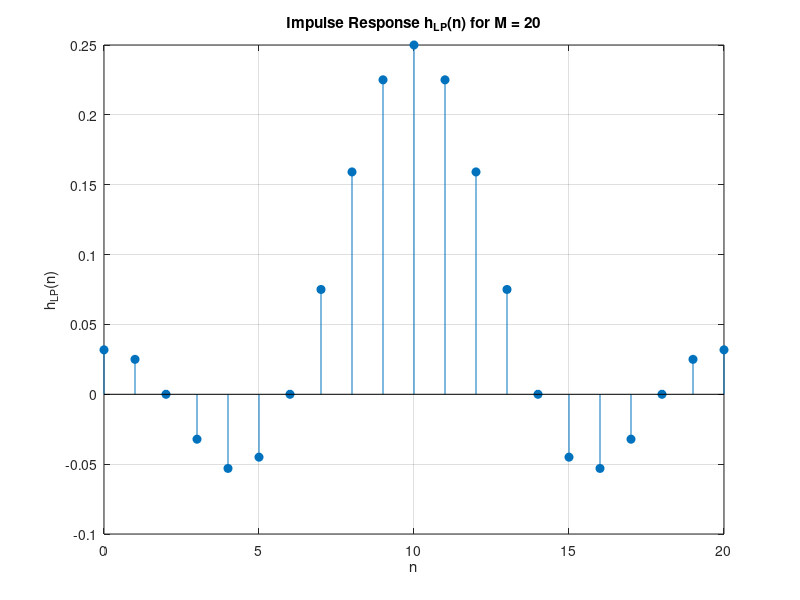
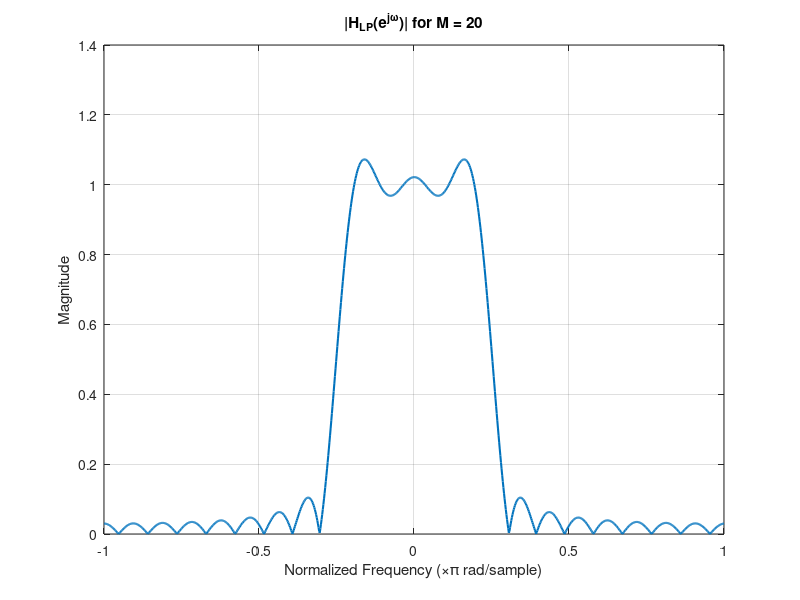
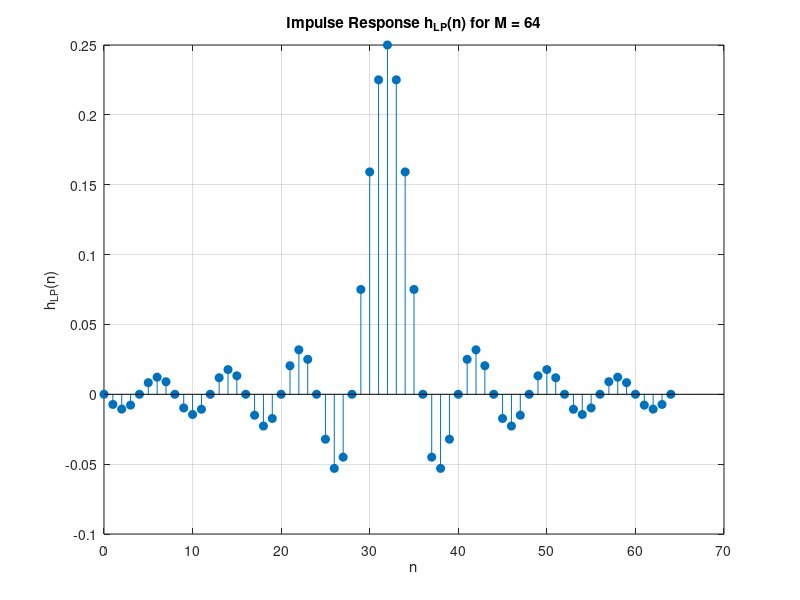
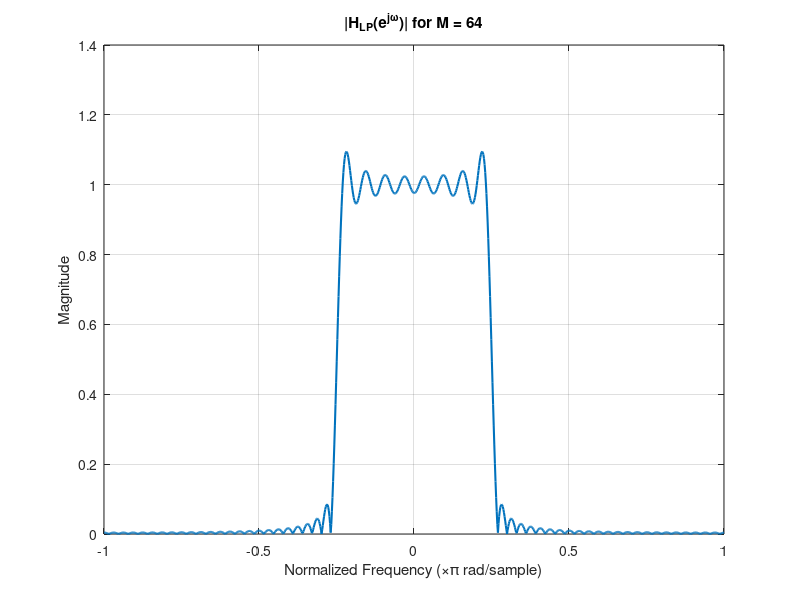

The MATLAB source for these figures, in order:
% ---------------------------------------------------------
% Exercise 12 - FIR Low Pass Filter using MATLAB
% ---------------------------------------------------------

clear; clc;

% ---- Parameters ----
fc      = 0.25;           
M_values = [20 64];       
Nfft    = 1024;           
outdir  = 'figures';

% ---- Ensure output folder exists ----
if ~isfolder(outdir)
    mkdir(outdir);
end

fprintf('Saving figures to: %s\n', fullfile(pwd, outdir));

for M = M_values
    try
        n  = 0:M;
        wc = pi*fc;

        % ---- Impulse response h_LP(n) ----
        h_LP = sin(wc*(n - M/2)) ./ (pi*(n - M/2));
        h_LP(n == M/2) = wc/pi;   

        % ---- Frequency response ----
        H_LP = fft(h_LP, Nfft);
        w    = linspace(-pi, pi, Nfft);

        % ---- Plot & save: impulse response ----
        f1 = figure('Name', sprintf('Impulse M=%d', M), 'NumberTitle','off');
        stem(n, h_LP, 'filled'); grid on;
        title(sprintf('Impulse Response h_{LP}(n) for M = %d', M));
        xlabel('n'); ylabel('h_{LP}(n)');
        fn_imp = fullfile(outdir, sprintf('h_LP_M%d.png', M));
        saveas(f1, fn_imp);
        fprintf('✔ Saved: %s\n', fn_imp);

        % ---- Plot & save: magnitude response ----
        f2 = figure('Name', sprintf('Magnitude M=%d', M), 'NumberTitle','off');
        plot(w/pi, abs(fftshift(H_LP)), 'LineWidth', 1.5); grid on;
        title(sprintf('|H_{LP}(e^{j\\omega})| for M = %d', M));
        xlabel('Normalized Frequency (×\pi rad/sample)'); ylabel('Magnitude');
        fn_mag = fullfile(outdir, sprintf('h_LP_Mag_M%d.png', M));
        saveas(f2, fn_mag);
        fprintf('✔ Saved: %s\n', fn_mag);

        if exist(fn_imp,'file')~=2, warning('Did not find %s after save.', fn_imp); end
        if exist(fn_mag,'file')~=2, warning('Did not find %s after save.', fn_mag); end

        drawnow; pause(0.5);

    catch ME
        warning('Failed while processing M=%d: %s', M, ME.message);
    end
end

% ---- Comparison plot (M=20 vs M=64) ----
f3 = figure('Name','Comparison','NumberTitle','off'); hold on;
for M = M_values
    n  = 0:M;
    wc = pi*fc;
    h  = sin(wc*(n - M/2))./(pi*(n - M/2));
    h(n == M/2) = wc/pi;
    H  = fft(h, Nfft);
    w  = linspace(-pi, pi, Nfft);
    plot(w/pi, abs(fftshift(H)), 'LineWidth', 1.5, 'DisplayName', sprintf('M = %d', M));
end
grid on; legend('show');
title('Comparison of Magnitude Responses (M = 20 vs 64)');
xlabel('Normalized Frequency (×\pi rad/sample)'); ylabel('Magnitude');

fn_cmp = fullfile(outdir, 'h_LP_compare.png');
saveas(f3, fn_cmp);
fprintf('✔ Saved: %s\n', fn_cmp);

drawnow; pause(0.5);

fprintf('\nDone. Open these if needed:\n  %s\n  %s\n  %s\n', ...
    fullfile(outdir,'h_LP_M20.png'), fullfile(outdir,'h_LP_M64.png'), fn_cmp);
